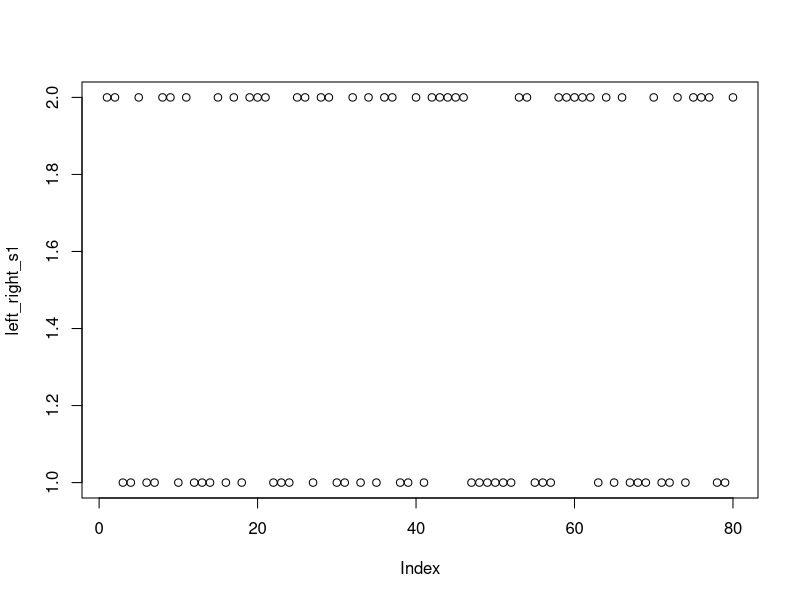
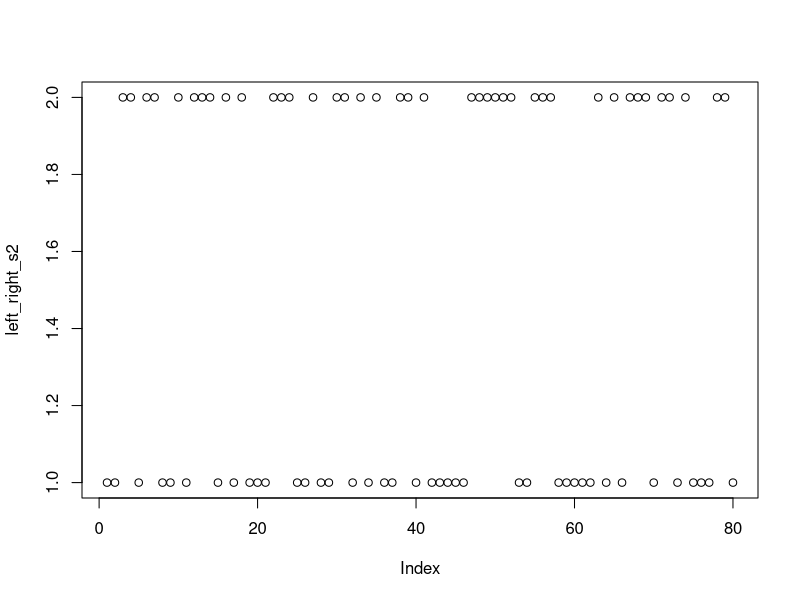
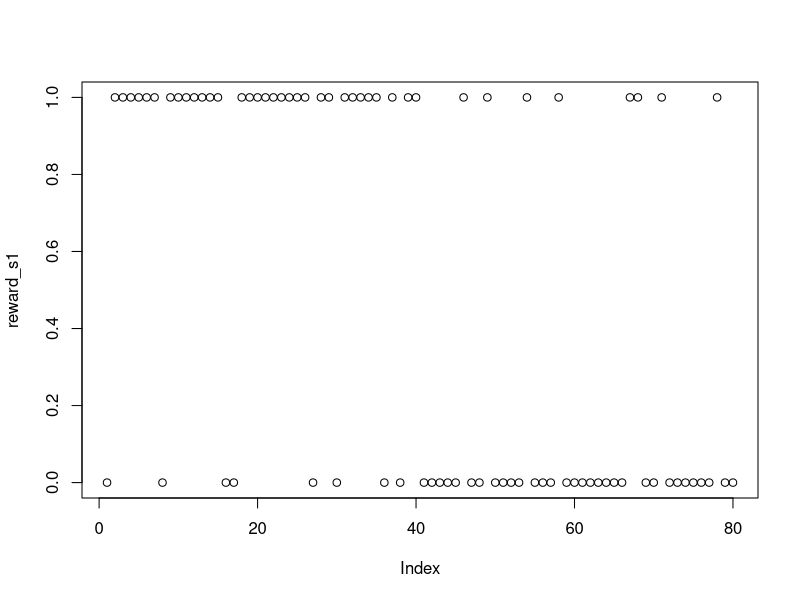
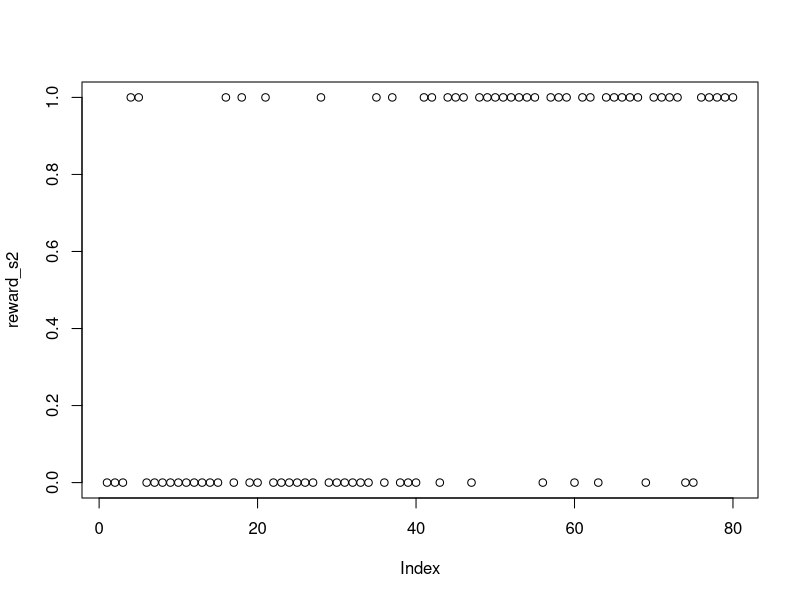

Write R code to recreate these figures, in order.
## ---- chunk 1
#### 呈示される２つの刺激(s1とs2)が左右のどっちに出るかを決めるリストを作る(２つの刺激がどっちにでるかはランダム)
# 空のオブジェクトを準備
left_right_s1 <- NULL
# いきなり80試行をシャッフルせずに，10試行を1ブロックにして，シャッフルを８回行う（for文で８回繰り返す)
repeat_shuffle <- 8
for (i in 1:repeat_shuffle) {
  # 1=leftか2=rightを５つずつ作成(つまり，10試行分)
  left_right_10 <- rep(1:2,5)
  # 上記をシャフル
  left_right_10shuffle <- sample(left_right_10, length(left_right_10))
  # left_right_s1に追加
  left_right_s1 <- c(left_right_s1,left_right_10shuffle)
}
# s2が右にでるか左にでるかはs1と逆なので，left_right_s1を使って逆転処理する
left_right_s2 <- 3-left_right_s1
# ifelseを使ってleft_right_s1(2)==1の時（1なのでつまりleft），"left"をそれ以外は"right"を入れたものを作成する
left_right_s1_text <- ifelse(left_right_s1==1, "left", "right")
left_right_s2_text <- ifelse(left_right_s2==1, "left", "right")
## ---- chunk 2
plot(left_right_s1)
plot(left_right_s2)
## ---- chunk 3
#### s1とs2を選んだ時のフィードバック(reward=1, punishment=0)のリストを作る
# 空のオブジェクトを準備
reward_s1 <- NULL
reward_s2 <- NULL
# いきなり80試行をシャッフルせずに，10試行を１ブロックにして，シャッフルを８回行う（for文で８回繰り返す）
# 逆転を開始するブロックも指定しておく
reverse_block <- 5
for (i in 1:repeat_shuffle) {
  # 8:2=報酬:罰（つまり4:1=報酬:罰）のリストを作ってシャッフル
  reward82 <- rep(c(1,1,1,1,0),2)
  reward82_shuffle <- sample(reward82, length(reward82))
  # 2:8=報酬:罰（つまり1:4=報酬:罰）のリストを作ってシャッフル
  reward28 <- rep(c(1,0,0,0,0),2)
  reward28_shuffle <- sample(reward28, length(reward28))
  # 1~40試行(5ブロックより前)は，s1が8:2=報酬:罰，s2が2:8=報酬:罰。41試行以降は逆転する
  if(i < reverse_block){
    reward_s1 <- c(reward_s1,reward82_shuffle)
    reward_s2 <- c(reward_s2,reward28_shuffle)
  }else{
    reward_s1 <- c(reward_s1,reward28_shuffle)
    reward_s2 <- c(reward_s2,reward82_shuffle)
  }
}
## ---- chunk 4
plot(reward_s1)
plot(reward_s2)
